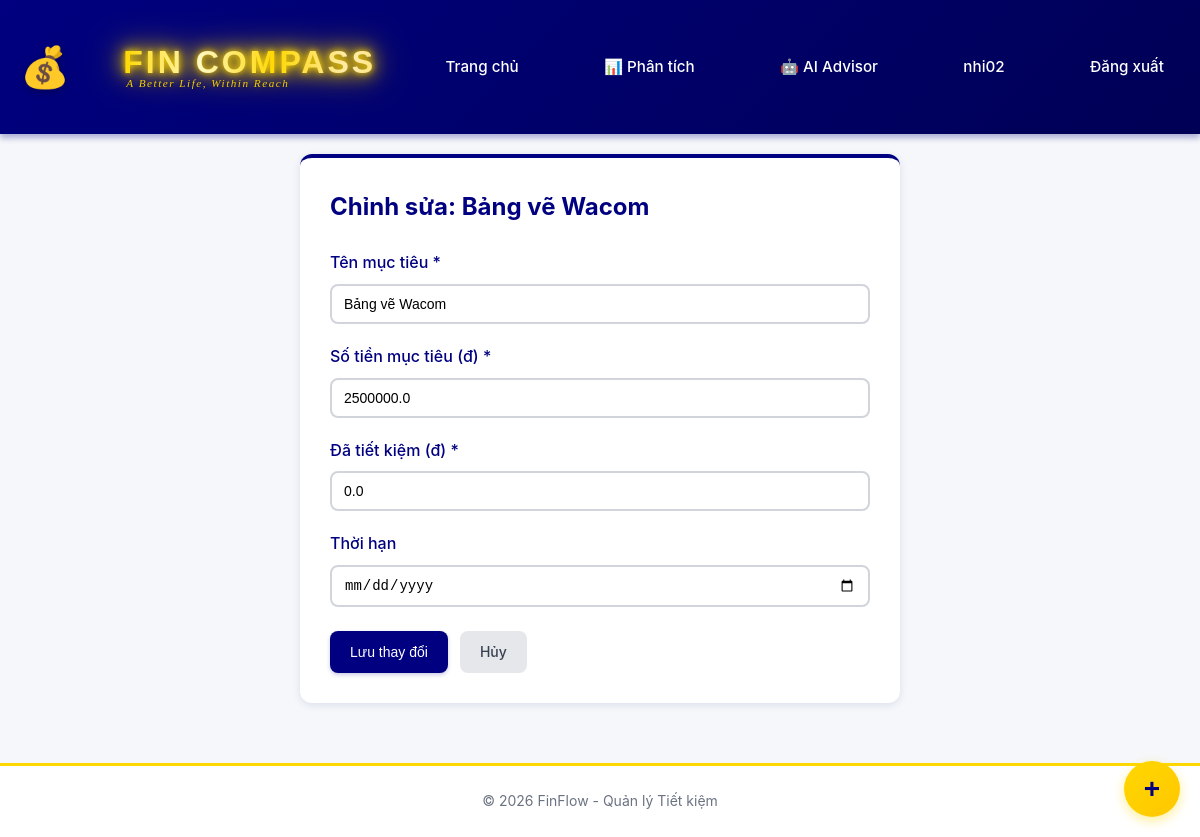
Screenshot of /goal/2/edit (signed in) with the database file from the repository.
### tables this page shows
CREATE TABLE "User" (
            id INTEGER PRIMARY KEY AUTOINCREMENT,
            username TEXT UNIQUE,
            name TEXT,
            email TEXT UNIQUE,
            passwordHash TEXT NOT NULL,
            phone TEXT,
            createdAt TEXT NOT NULL,
            updatedAt TEXT NOT NULL
        );

CREATE TABLE SavingsGoal (
            id INTEGER PRIMARY KEY AUTOINCREMENT,
            name TEXT NOT NULL,
            targetAmount REAL NOT NULL,
            currentAmount REAL DEFAULT 0,
            deadline TEXT,
            userId INTEGER,
            createdAt TEXT NOT NULL,
            updatedAt TEXT NOT NULL
        );

### app.py (the view)
@app.route('/goal/<goal_id>/edit')
def edit_goal(goal_id):
    try:
        goal = SavingsService.get_goal_by_id(goal_id)
        if not goal:
            flash('Không tìm thấy mục tiêu', 'error')
            return redirect(url_for('index'))
        return render_template('edit_goal.html', goal=goal)
    except Exception as e:
        flash(f'Lỗi: {str(e)}', 'error')
        return redirect(url_for('index'))

### app.py (called while the page is built)
@app.before_request
def require_login():
    public_endpoints = {'login', 'register', 'static', 'not_found', 'internal_error'}
    endpoint = request.endpoint
    if endpoint is None:
        return
    if endpoint.split('.')[-1] in public_endpoints:
        return
    if not session.get('user_id'):
        return redirect(url_for('login'))

@app.context_processor
def inject_user():
    user = None
    user_id = session.get('user_id')
    print(f"[DEBUG] inject_user: session user_id = {user_id}")
    if user_id:
        try:
            user = User.find_by_id(user_id)
        except Exception as _e:
            print(f"[DEBUG] inject_user: find_by_id error: {_e}")
            user = None
    print(f"[DEBUG] inject_user: current_user = {user}")
    return {'current_user': user, 'ai_enabled': AI_ENABLED}  # THÊM ai_enabled

### models.py (called while the page is built)
    def get_connection(self):
        conn = sqlite3.connect(self.db_path)
        conn.row_factory = sqlite3.Row
        return conn

    def execute_one(self, query: str, params: tuple = ()):
        conn = self.get_connection()
        cursor = conn.cursor()
        cursor.execute(query, params)
        conn.commit()
        result = cursor.fetchone()
        conn.close()
        return result

    @staticmethod
    def find_by_id(goal_id: str) -> Optional[Dict[str, Any]]:
        query = 'SELECT * FROM SavingsGoal WHERE id = ?'
        result = db.execute_one(query, (goal_id,))
        return dict(result) if result else None

    @staticmethod
    def find_by_id(user_id: str) -> Optional[Dict[str, Any]]:
        query = 'SELECT * FROM "User" WHERE id = ?'
        result = db.execute_one(query, (user_id,))
        return dict(result) if result else None

### services.py (called while the page is built)
    @staticmethod
    def get_goal_by_id(goal_id: str) -> Optional[Dict[str, Any]]:
        return SavingsGoal.find_by_id(goal_id)

### templates/edit_goal.html (shortened to what this page needs)
{% extends "base.html" %}
{% block content %}
<div class="form-container">
    <h2>Chỉnh sửa: {{ goal.name }}</h2>
    <form method="POST" action="{{ url_for('update_goal', goal_id=goal.id) }}">
        <div class="form-group">
            <label for="name">Tên mục tiêu *</label>
            <input type="text" id="name" name="name" required value="{{ goal.name }}">
        </div>
        <div class="form-group">
            <label for="targetAmount">Số tiền mục tiêu (đ) *</label>
            <input type="number" id="targetAmount" name="targetAmount" required
                   min="0" step="1000" value="{{ goal.targetAmount }}">
        </div>
        <div class="form-group">
            <label for="currentAmount">Đã tiết kiệm (đ) *</label>
            <input type="number" id="currentAmount" name="currentAmount" required
                   min="0" step="1000" value="{{ goal.currentAmount }}">
        </div>
        <div class="form-group">
            <label for="deadline">Thời hạn</label>
            <input type="date" id="deadline" name="deadline"
                   value="{{ goal.deadline if goal.deadline else '' }}">
        </div>
        <div class="form-actions">
            <button type="submit" class="btn btn-primary">Lưu thay đổi</button>
            <a href="{{ url_for('index') }}" class="btn btn-secondary">Hủy</a>
        </div>
    </form>
</div>
{% endblock %}

### templates/base.html (shortened to what this page needs)
<!DOCTYPE html>
<html lang="vi">
<head>
    <link rel="stylesheet" href="{{ url_for('static', filename='style.css') }}">
</head>
<body>
    <nav class="navbar">
        <div class="container">
            <span class="logo-icon">💰</span>
            <div class="logo-text-wrapper">
                <h1 class="logo-title">FIN COMPASS</h1>
                <p class="logo-tagline">A Better Life, Within Reach</p>
            </div>
            <a href="{{ url_for('index') }}" class="nav-link">Trang chủ</a>
            <a href="{{ url_for('analysis') }}" class="nav-link">📊 Phân tích</a>
            {% if ai_enabled %}
            <a href="{{ url_for('ai_analyze') }}" class="nav-link">🤖 AI Advisor</a>
            {% endif %}
            {% if session.get('user_id') %}
                <a href="{{ url_for('profile') }}" class="nav-link">{{ current_user.username if current_user else 'Tài khoản' }}</a>
                <a href="{{ url_for('logout') }}" class="nav-link">Đăng xuất</a>
            {% else %}
                <a href="{{ url_for('login') }}" class="nav-link">Đăng nhập</a>
                <a href="{{ url_for('register') }}" class="nav-link">Đăng ký</a>
            {% endif %}
        </div>
    </nav>
    <main class="container">
        {% block content %}{% endblock %}
    </main>
    <footer class="footer">
        <p>&copy; 2026 FinFlow - Quản lý Tiết kiệm</p>
    </footer>
    {% if session.get('user_id') %}
    <button class="fab" onclick="openTransactionModal()">+</button>
    {% endif %}
</body>
</html>

### static/style.css (style rules this page uses)
* { margin: 0; padding: 0; box-sizing: border-box; }
body { font-family: -apple-system, BlinkMacSystemFont, 'Segoe UI', Arial, sans-serif; background: #f5f7fa; color: #333; line-height: 1.6; }
.container { max-width: 1200px; margin: 0 auto; padding: 20px; }
.navbar { background: linear-gradient(135deg, #000080 0%, #000055 100%); color: white; padding: 15px 0; box-shadow: 0 4px 6px rgba(0, 0, 128, 0.3); }
.navbar .container { display: flex; justify-content: space-between; align-items: center; flex-wrap: wrap; gap: 20px; }
.logo-icon { font-size: 2.5rem; animation: float 3s ease-in-out infinite; filter: drop-shadow(0 2px 4px rgba(0, 0, 0, 0.3)); }
.logo-text-wrapper { display: flex; flex-direction: column; gap: 0; align-items: flex-start; }
.logo-title { font-family: 'Orbitron', 'Impact', sans-serif; font-size: 2rem; font-weight: 900; letter-spacing: 3px; margin: 0; line-height: 1.1; background: linear-gradient( 90deg, #FFD700 0%, #FFF9C4 15%, #FFD700 30%, #FFECB3 45%, #FFD700 60%, #FFF9C4 75%, #FFD700 90%, #FFECB3 100% ); background-size: 200% auto; -webkit-background-clip: text; -webkit-text-fill-color: transparent; background-clip: text; animation: sparkleGold 4s linear infinite; filter: drop-shadow(0 0 3px rgba(255, 215, 0, 1)) drop-shadow(0 0 8px rgba(255, 215, 0, 0.8)) drop-shadow(0 0 15px rgba(255, 215, 0, 0.6)) drop-shadow(0 2px 4px rgba(0, 0, 0, 0.4)); text-transform: uppercase; position: relative; }
.logo-tagline { font-family: 'Playfair Display', 'Georgia', serif; font-size: 0.7rem; font-style: italic; font-weight: 400; color: #FFD700; margin: 0; letter-spacing: 1.5px; opacity: 0.95; text-shadow: 0 1px 3px rgba(0, 0, 0, 0.4), 0 0 8px rgba(255, 215, 0, 0.3); padding-left: 3px; line-height: 1; margin-top: -2px; }
.nav-link { color: white; text-decoration: none; padding: 8px 16px; border-radius: 6px; transition: all 0.3s; font-weight: 500; font-size: 0.95rem; }
.btn { display: inline-block; padding: 10px 20px; border-radius: 8px; text-decoration: none; font-weight: 500; transition: all 0.3s; border: none; cursor: pointer; font-size: 14px; }
.btn-primary { background: #000080; color: white; box-shadow: 0 2px 4px rgba(0, 0, 128, 0.2); }
.btn-secondary { background: #e5e7eb; color: #374151; }
.form-container { max-width: 600px; margin: 0 auto; background: white; padding: 30px; border-radius: 12px; box-shadow: 0 2px 8px rgba(0, 0, 128, 0.1); border-top: 4px solid #000080; }
.form-container h2 { margin-bottom: 24px; color: #000080; font-weight: 700; }
.form-group { margin-bottom: 20px; }
.form-group label { display: block; margin-bottom: 8px; font-weight: 500; color: #000080; }
.form-group input, .form-group select, .form-group textarea { width: 100%; padding: 10px 12px; border: 2px solid #d1d5db; border-radius: 8px; font-size: 14px; transition: all 0.3s; }
.form-actions { display: flex; gap: 12px; margin-top: 24px; }
.fab { position: fixed; right: 20px; bottom: 20px; width: 56px; height: 56px; border-radius: 50%; font-size: 28px; background: linear-gradient(135deg, #FFD700 0%, #FFC700 100%); color: #000080; border: none; cursor: pointer; box-shadow: 0 4px 12px rgba(255, 215, 0, 0.4); transition: all 0.3s; font-weight: bold; }
.footer { text-align: center; padding: 24px; color: #6b7280; font-size: 0.875rem; margin-top: 40px; background: white; border-top: 3px solid #FFD700; }

### rows the page displays
User: username "nhi02"
SavingsGoal: name "Bảng vẽ Wacom", targetAmount "2500000.0", currentAmount "0.0"
